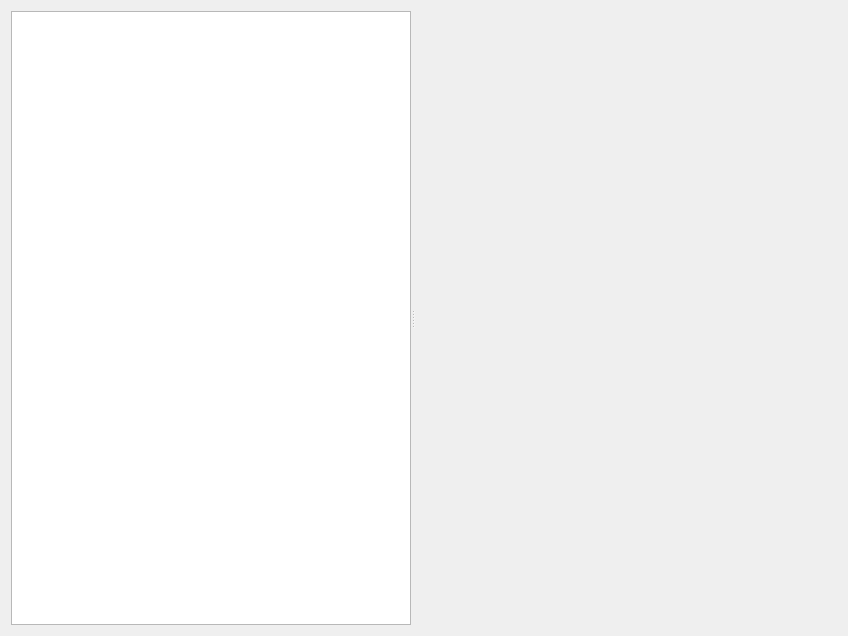
<?xml version="1.0" encoding="UTF-8"?>
<ui version="4.0">
 <class>messages</class>
 <widget class="QWidget" name="messages">
  <property name="geometry">
   <rect>
    <x>0</x>
    <y>0</y>
    <width>848</width>
    <height>636</height>
   </rect>
  </property>
  <property name="windowTitle">
   <string>Form</string>
  </property>
  <layout class="QVBoxLayout" name="verticalLayout_2">
   <item>
    <widget class="QSplitter" name="splitter">
     <property name="orientation">
      <enum>Qt::Horizontal</enum>
     </property>
     <widget class="QTreeWidget" name="usersTreeWidget">
      <property name="maximumSize">
       <size>
        <width>400</width>
        <height>16777215</height>
       </size>
      </property>
      <property name="styleSheet">
       <string notr="true">QTreeView::item {padding: 2px;}</string>
      </property>
      <property name="alternatingRowColors">
       <bool>true</bool>
      </property>
      <property name="verticalScrollMode">
       <enum>QAbstractItemView::ScrollPerPixel</enum>
      </property>
      <attribute name="headerVisible">
       <bool>false</bool>
      </attribute>
      <column>
       <property name="text">
        <string notr="true">1</string>
       </property>
      </column>
     </widget>
     <widget class="QWidget" name="verticalLayoutWidget">
      <layout class="QVBoxLayout" name="tabsVerticalLayout">
       <property name="spacing">
        <number>0</number>
       </property>
      </layout>
     </widget>
    </widget>
   </item>
  </layout>
 </widget>
 <resources/>
 <connections/>
</ui>
